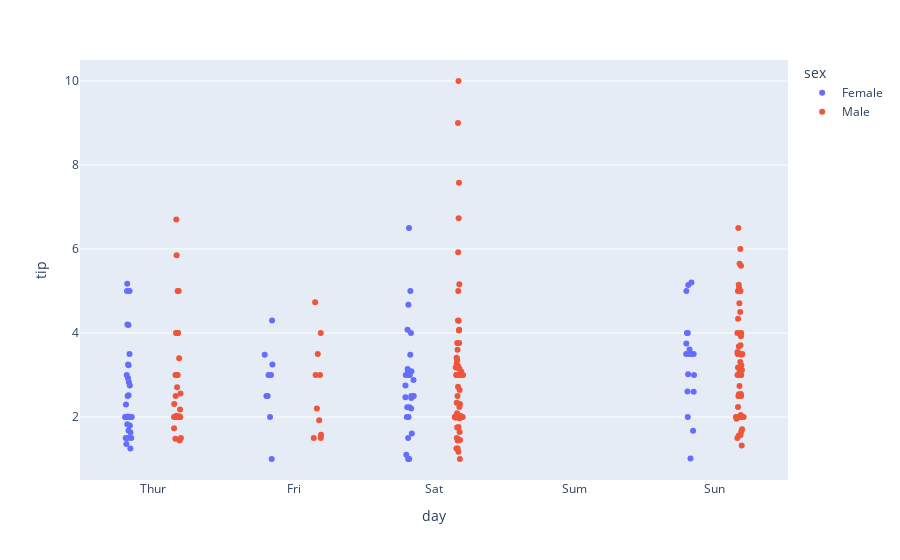

Notebook cell for this chart:
### Code cell
# px.strip(df, y='tip', x='day', category_orders={'day':['Thur', 'Fri', 'Sat', 'Sum']})
px.strip(df, y='tip', x='day', color='sex', category_orders={
         'day': ['Thur', 'Fri', 'Sat', 'Sum']})

### Figure 1 — Plotly figure (JSON) as saved in the notebook; plotly's stock layout.template omitted (floating-point values rounded to 4 significant figures; data arrays with more than 128 entries replaced by an {"elided": "..."} marker saying what was removed)
{"data": [{"alignmentgroup": "True", "boxpoints": "all", "fillcolor": "rgba(255,255,255,0)", "hoveron": "points", "hovertemplate": "sex=Female<br>day=%{x}<br>tip=%{y}<extra></extra>", "legendgroup": "Female", "line": {"color": "rgba(255,255,255,0)"}, "marker": {"color": "#636efa"}, "name": "Female", "offsetgroup": "Female", "orientation": "v", "pointpos": 0, "showlegend": true, "type": "box", "x": ["Sun", "Sun", "Sun", "Sun", "Sun", "Sun", "Sat", "Sat", "Sat", "Sat", "Sat", "Sat", "Sun", "Sun", "Sat", "Sat", "Sat", "Sat", "Sat", "Sat", "Sat", "Thur", "Thur", "Fri", "Fri", "Fri", "Fri", "Fri", "Sat", "Sat", "Sat", "Sat", "Sat", "Sun", "Sun", "Thur", "Thur", "Thur", "Thur", "Thur", "Thur", "Thur", "Thur", "Thur", "Thur", "Thur", "Thur", "Thur", "Thur", "Thur", "Thur", "Thur", "Thur", "Thur", "Thur", "Thur", "Thur", "Sun", "Sun", "Sun", "Sun", "Sun", "Sat", "Sat", "Sun", "Sun", "Sun", "Thur", "Thur", "Thur", "Thur", "Thur", "Thur", "Thur", "Sat", "Sat", "Sat", "Sat", "Sat", "Fri", "Fri", "Fri", "Fri", "Sat", "Sat", "Sat", "Thur"], "x0": " ", "xaxis": "x", "y": [1.01, 3.61, 5, 3.02, 1.67, 3.5, 2.75, 2.23, 3, 3, 2.45, 3.07, 2.6, 5.2, 1.5, 2.47, 1, 3, 3.14, 5, 2.2, 1.83, 5.17, 1, 4.3, 3.25, 2.5, 3, 2.5, 3.48, 4.08, 4, 1, 4, 3.5, 1.5, 1.8, 2.92, 1.68, 2.52, 4.2, 2, 2, 2.83, 1.5, 2, 3.25, 1.25, 2, 2, 2.75, 3.5, 5, 2.3, 1.5, 1.36, 1.63, 5.14, 3.75, 2.61, 2, 3, 1.61, 2, 4, 3.5, 3.5, 4.19, 5, 2, 2.01, 2, 2.5, 3.23, 2.23, 2.5, 6.5, 1.1, 3.09, 3.48, 3, 2.5, 2, 2.88, 4.67, 2, 3], "y0": " ", "yaxis": "y"}, {"alignmentgroup": "True", "boxpoints": "all", "fillcolor": "rgba(255,255,255,0)", "hoveron": "points", "hovertemplate": "sex=Male<br>day=%{x}<br>tip=%{y}<extra></extra>", "legendgroup": "Male", "line": {"color": "rgba(255,255,255,0)"}, "marker": {"color": "#EF553B"}, "name": "Male", "offsetgroup": "Male", "orientation": "v", "pointpos": 0, "showlegend": true, "type": "box", "x": {"elided": "157 str values"}, "x0": " ", "xaxis": "x", "y": {"elided": "157 float values"}, "y0": " ", "yaxis": "y"}], "layout": {"boxmode": "group", "legend": {"title": {"text": "sex"}, "tracegroupgap": 0}, "margin": {"t": 60}, "xaxis": {"anchor": "y", "categoryarray": ["Thur", "Fri", "Sat", "Sum"], "categoryorder": "array", "domain": [0, 1], "title": {"text": "day"}}, "yaxis": {"anchor": "x", "domain": [0, 1], "title": {"text": "tip"}}}}
